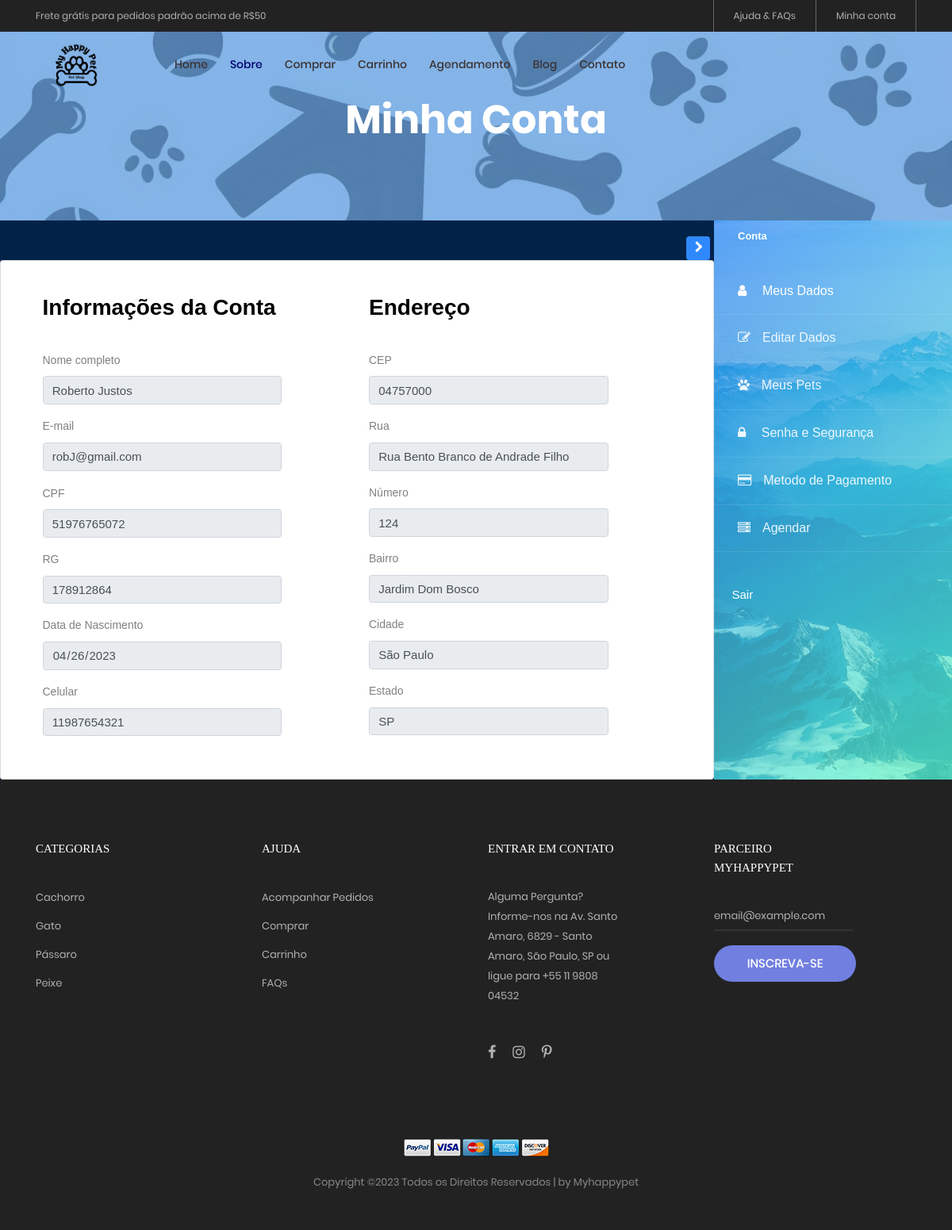
Screenshot of /meus_dados.php (signed in) with the database file from the repository.
### tables this page shows
CREATE TABLE `cliente` (
  `idCliente` int(10) NOT NULL,
  `id_endereco` int(10) DEFAULT NULL,
  `nome` varchar(100) DEFAULT NULL,
  `sobrenome` varchar(100) DEFAULT NULL,
  `cpf` char(11) DEFAULT NULL,
  `rg` char(9) DEFAULT NULL,
  `data_nasc` date DEFAULT NULL
);

CREATE TABLE `cadastro_cliente` (
  `idCadastro` int(10) NOT NULL,
  `id_cliente` int(10) DEFAULT NULL,
  `data_cad` datetime DEFAULT NULL,
  `email` varchar(50) DEFAULT NULL,
  `celular` char(11) DEFAULT NULL,
  `senha` varchar(250) DEFAULT NULL
);

CREATE TABLE `endereco` (
  `idEndereco` int(10) NOT NULL,
  `estado` char(2) DEFAULT NULL,
  `municipio` varchar(30) DEFAULT NULL,
  `bairro` varchar(30) DEFAULT NULL,
  `logradouro` varchar(100) DEFAULT NULL,
  `numero` int(5) DEFAULT NULL,
  `cep` char(8) DEFAULT NULL
);

### meus_dados.php (the view, shortened to what this page needs)
<?php
include_once('php/conexao.php');
?>
<?php
    $id = $_SESSION['idCliente'];
    $dados = "SELECT * FROM cliente INNER JOIN endereco ON id_endereco = idEndereco INNER JOIN cadastro_cliente ON idCliente = id_cliente  WHERE idCliente = '$id'";
    $query = mysqli_query($conn, $dados);
    $resultados = mysqli_fetch_assoc($query);
?>
<!DOCTYPE html>
<html lang="pt-br">
<head>
	<link rel="stylesheet" type="text/css" href="vendor/bootstrap/css/bootstrap.min.css">
	<link rel="stylesheet" type="text/css" href="fonts/font-awesome-4.7.0/css/font-awesome.min.css">
	<link rel="stylesheet" type="text/css" href="fonts/iconic/css/material-design-iconic-font.min.css">
	<link rel="stylesheet" type="text/css" href="fonts/linearicons-v1.0.0/icon-font.min.css">
	<link rel="stylesheet" type="text/css" href="vendor/animate/animate.css">
	<link rel="stylesheet" type="text/css" href="vendor/css-hamburgers/hamburgers.min.css">
	<link rel="stylesheet" type="text/css" href="vendor/animsition/css/animsition.min.css">
	<link rel="stylesheet" type="text/css" href="vendor/select2/select2.min.css">
	<link rel="stylesheet" type="text/css" href="vendor/daterangepicker/daterangepicker.css">
	<link rel="stylesheet" type="text/css" href="vendor/slick/slick.css">
	<link rel="stylesheet" type="text/css" href="vendor/MagnificPopup/magnific-popup.css">
	<link rel="stylesheet" type="text/css" href="vendor/perfect-scrollbar/perfect-scrollbar.css">
	<link rel="stylesheet" type="text/css" href="css/util.css">
	<link rel="stylesheet" type="text/css" href="css/main.css">
	<link rel="stylesheet" href="https://stackpath.bootstrapcdn.com/font-awesome/4.7.0/css/font-awesome.min.css">
		<link rel="stylesheet" href="assets/css/style.css">
<link rel="stylesheet" href="https://cdnjs.cloudflare.com/ajax/libs/animate.css/4.1.1/animate.min.css"/>
<link rel="stylesheet" type="text/css" href="vendor/bootstrap/css/boot.css" />
<link rel="stylesheet" href="./css/style.css" />
</head>
<body class="animsition">
	<header>
		<div class="container-menu-desktop">
			<div class="top-bar">
				<div class="content-topbar flex-sb-m h-full container">
					<div class="left-top-bar">
						Frete grátis para pedidos padrão acima de R$50
					</div>
					<div class="right-top-bar flex-w h-full">
						<a href="ajuda.html" class="flex-c-m trans-04 p-lr-25">
							Ajuda & FAQs
						</a>
						<a href="php/checa_login.php" class="flex-c-m trans-04 p-lr-25">
							Minha conta
						</a>
					</div>
				</div>
			</div>
			<div class="wrap-menu-desktop">
				<nav class="limiter-menu-desktop container">
					<a href="index.html" class="logo">
						<img src="images/icons/logo.png" alt="IMG-LOGO">
					</a>
						<div class="menu-desktop">
						<ul class="main-menu">
							<li>
								<a href="index.html">Home</a>
							</li>
							<li class="active-menu">
								<a href="sobre.html">Sobre</a>
							</li>
							<li>
								<a href="comprar.html">Comprar</a>
							</li>
							<li>
								<a href="carrinho.html">Carrinho</a>
							</li>
							<li>
								<a href="agendamento.php">Agendamento</a>
							</li>
							<li>
								<a href="blog.html">Blog</a>
							</li>
							<li>
								<a href="contato.html">Contato</a>
							</li>
						</ul>
					</div>
				</nav>
			</div>
		</div>
	</header>
	</div><br><br><br>
	<section class="bg-img1 txt-center p-lr-15 p-tb-92" style="background-image: url('images/bg-01.jpg');">
		<h2 class="ltext-105 cl0 txt-center">
			Minha Conta
		</h2>
	</section>
	<div class="wrapper d-flex align-items-stretch">
		<nav id="sidebar" class="order-last" class="img" style="background-image: url(images/bg_1.jpg);">
				<div class="custom-menu">
					<button type="button" id="sidebarCollapse" class="btn btn-primary">
				</button>
			</div>
			<div class="">
				<h1><a href="index.html" class="logo"><span>Conta</span></a></h1>
					<ul class="list-unstyled components mb-5">
						<li class="active">
							<a href="meus_dados.php"><span class="fa fa-user mr-3"></span> Meus Dados</a>
						</li>
						<li>
							<a href="editar_dados.php"><span class="fa fa-edit mr-3"></span>Editar Dados</a>
						</li>
						<li>
						<a href="meus_pet.php"><span class="fa fa-paw mr-3"></span>Meus Pets</a>
						</li>
						<li>
						<a href="senha_seguranca.php"><span class="fa fa-lock mr-3"></span> Senha e Segurança</a>
						</li>
						<li>
						<a href="cartao.php"><span class="fa fa-credit-card mr-3"></span>Metodo de Pagamento</a>
						</li>
						<li>
							<a href="agendamento.php"><span class="fa fa-server mr-3"></span>Agendar</a>
						</li>
					</ul>
					<div class="mb-5 px-4">
								<a href="php/proc_logout.php" class="subscribe-form">
									<h3 class="h6 mb-3">Sair</h3>
								</a>
							</div>
					</div>
		</nav><br><br><br>
		<div class="wrapper"><br><br>
			<section class="h-100">
				<div class="container h-100">
					<div class="row justify-content-md-center h-100">
						<div class="card-wrapper">
							<div class="card fat">
								<div class="card-body">
									<form method="POST" action="proc_checa_login.php" class="my-login-validation">
										<div class="container">
											<div class="row">
												<div class="col-md-6">
													<h1 style="font-weight: 600; font-size: 200%;">Informações da Conta</h1><br>
													<div class="form-group">
														<label for="nomeCompleto">Nome completo</label>
														<input id="nomeCompleto" type="text" class="form-control" name="nomeCompleto" placeholder="Nome completo" value="<?php echo $resultados['nome'] . " " . $resultados['sobrenome'];  ?>" required autofocus readonly>
													</div>
													<div class="form-group">
														<label for="email">E-mail</label>
														<input id="email" type="email" class="form-control" name="email" placeholder="E-mail completo" value="<?php echo $resultados['email']; ?>" required autofocus readonly>
													</div>
													<div class="col-md-6"></div>
													<div class="form-group">
														<label for="cpf">CPF</label>
														<input id="cpf" type="text" value="<?php echo $resultados['cpf']; ?>" class="form-control" name="cpf" placeholder="000.000.000-00" required autofocus readonly>
													</div>
													<div class="form-group">
														<label for="rg">RG</label>
														<input id="rg" type="text" value="<?php echo $resultados['rg']; ?>" class="form-control" name="rg" placeholder="00.000.000-0" required autofocus readonly>
													</div>
													<div class="form-group">
														<label for="date">Data de Nascimento</label>
														<input id="date" type="date"  value="<?php echo $resultados['data_nasc']; ?>" class="form-control" name="date" required autofocus readonly>
													</div>
													<div class="form-group">
														<label for="celular">Celular</label>
														<input id="celular" type="tel" value="<?php echo $resultados['celular']; ?>" class="form-control" name="celular" placeholder="(00) 00000-0000" required autofocus readonly>
													</div>
												</div>
												<div class="col-md-6">
													<h1 style="font-weight: 600; font-size: 200%;">Endereço</h1><br>
													<div class="form-group">
														<label for="cep">CEP</label>
														<input id="cep" type="text"  value="<?php echo $resultados['cep']; ?>" class="form-control" name="cep"  required autofocus readonly>
													</div>
													<div class="form-group">
														<label for="rua">Rua</label>
														<input id="rua" type="text" value="<?php echo $resultados['logradouro']; ?>" class="form-control" name="rua" required autofocus readonly>
													</div>
													<div class="form-group">
														<label for="numero">Número</label>
														<input id="numero" type="text" value="<?php echo $resultados['numero']; ?>" class="form-control" name="numero" required autofocus readonly>
													</div>
													<div class="form-group">
														<label for="bairro">Bairro</label>
														<input id="bairro" type="text" value="<?php echo $resultados['bairro']; ?>" class="form-control" name="bairro" required autofocus readonly>
													</div>
													<div class="form-group">
														<label for="cidade">Cidade</label>
														<input id="cidade" type="text"class="form-control" name="cidade" value="<?php echo $resultados['municipio']; ?>" required autofocus readonly>
													</div>
													<div class="form-group">
														<label for="estado">Estado</label>
														<input id="estado" type="text" class="form-control" name="estado" value="<?php echo $resultados['estado']; ?>" required autofocus readonly>
													</div>
												</div>
												<div class="col-md-12">
												</div>
											</div>
										</div>
									</form>
								</div>
							</div>
						</div>
					</div>
				</div>
			</section>
		</div>
	</div>
	<footer class="bg3 p-t-75 p-b-32">
		<div class="container">
			<div class="row">
				<div class="col-sm-6 col-lg-3 p-b-50">
					<h4 class="stext-301 cl0 p-b-30">
						Categorias
					</h4>
					<ul>
						<li class="p-b-10">
							<a href="#" class="stext-107 cl7 hov-cl1 trans-04">
								Cachorro
							</a>
						</li>
						<li class="p-b-10">
							<a href="#" class="stext-107 cl7 hov-cl1 trans-04">
								Gato
							</a>
						</li>
						<li class="p-b-10">
							<a href="#" class="stext-107 cl7 hov-cl1 trans-04">
								Pássaro
							</a>
						</li>
						<li class="p-b-10">
							<a href="#" class="stext-107 cl7 hov-cl1 trans-04">
								Peixe
							</a>
						</li>
					</ul>
				</div>
				<div class="col-sm-6 col-lg-3 p-b-50">
					<h4 class="stext-301 cl0 p-b-30">
						Ajuda
					</h4>
					<ul>
						<li class="p-b-10">
							<a href="#" class="stext-107 cl7 hov-cl1 trans-04">
								Acompanhar Pedidos
							</a>
						</li>
						<li class="p-b-10">
							<a href="#" class="stext-107 cl7 hov-cl1 trans-04">
								Comprar
							</a>
						</li>
						<li class="p-b-10">
							<a href="#" class="stext-107 cl7 hov-cl1 trans-04">
								Carrinho
							</a>
						</li>
						<li class="p-b-10">
							<a href="#" class="stext-107 cl7 hov-cl1 trans-04">
								FAQs
							</a>
						</li>
					</ul>
				</div>
				<div class="col-sm-6 col-lg-3 p-b-50">
					<h4 class="stext-301 cl0 p-b-30">
						Entrar em contato
					</h4>
					<p class="stext-107 cl7 size-201">
						Alguma Pergunta? Informe-nos na Av. Santo Amaro, 6829 - Santo Amaro, São Paulo, SP ou ligue para +55 11 9808 04532
					</p>
					<div class="p-t-27">
						<a href="#" class="fs-18 cl7 hov-cl1 trans-04 m-r-16">
							<i class="fa fa-facebook"></i>
						</a>
						<a href="#" class="fs-18 cl7 hov-cl1 trans-04 m-r-16">
							<i class="fa fa-instagram"></i>
						</a>
						<a href="#" class="fs-18 cl7 hov-cl1 trans-04 m-r-16">
							<i class="fa fa-pinterest-p"></i>
						</a>
					</div>
				</div>
				<div class="col-sm-6 col-lg-3 p-b-50">
					<h4 class="stext-301 cl0 p-b-30">
						Parceiro Myhappypet
					</h4>
					<form>
						<div class="wrap-input1 w-full p-b-4">
							<input class="input1 bg-none plh1 stext-107 cl7" type="text" name="email" placeholder="email@example.com">
						</div>
						<div class="p-t-18">
							<button class="flex-c-m stext-101 cl0 size-103 bg1 bor1 hov-btn2 p-lr-15 trans-04">
								Inscreva-se
							</button>
						</div>
					</form>
				</div>
			</div>
			<div class="p-t-40">
				<div class="flex-c-m flex-w p-b-18">
					<a href="#" class="m-all-1">
						<img src="images/icons/icon-pay-01.png" alt="ICON-PAY">
					</a>
					<a href="#" class="m-all-1">
						<img src="images/icons/icon-pay-02.png" alt="ICON-PAY">
					</a>
					<a href="#" class="m-all-1">
						<img src="images/icons/icon-pay-03.png" alt="ICON-PAY">
					</a>
					<a href="#" class="m-all-1">
						<img src="images/icons/icon-pay-04.png" alt="ICON-PAY">
					</a>
					<a href="#" class="m-all-1">
						<img src="images/icons/icon-pay-05.png" alt="ICON-PAY">
					</a>
				</div>
				<p class="stext-107 cl6 txt-center">
Copyright &copy;<script>document.write(new Date().getFullYear());</script> Todos os Direitos Reservados | by Myhappypet</a>
				</p>
			</div>
		</div>
	</footer>
</body>
</html>

### css/main.css (style rules this page uses)
.container { max-width: 1380px; }
@media (max-width: 1600px) { .container { max-width: 1200px; } }
.container-menu-desktop { height: auto; width: 100%; position: relative; -webkit-transition: all 0.3s; -o-transition: all 0.3s; -moz-transition: all 0.3s; transition: all 0.3s; }
.top-bar { height: 40px; background-color: #222; }
.left-top-bar { font-family: Poppins-Regular; font-size: 12px; line-height: 1.8; color: #b2b2b2; }
.right-top-bar a { font-family: Poppins-Regular; font-size: 12px; line-height: 1.8; height: 100%; color: #b2b2b2; border-right: 1px solid rgba(255,255,255,0.3); }
.right-top-bar a:first-child { border-left: 1px solid rgba(255,255,255,0.3); }
.wrap-menu-desktop { position: fixed; z-index: 1100; background-color: transparent; width: 100%; height: 84px; top: 40px; left: 0px; -webkit-transition: height 0.3s, background-color 0.3s; -o-transition: height 0.3s, background-color 0.3s; -moz-transition: height 0.3s, background-color 0.3s; transition: height 0.3s, background-color 0.3s; }
.limiter-menu-desktop { height: 100%; display: -webkit-box; display: -webkit-flex; display: -moz-box; display: -ms-flexbox; display: flex; align-items: center; background-color: transparent; }
.logo { display: -webkit-box; display: -webkit-flex; display: -moz-box; display: -ms-flexbox; display: flex; align-items: center; height: 65%; margin-right: 55px; }
.logo img { max-width: 100%; max-height: 100%; }
.menu-desktop { display: -webkit-box; display: -webkit-flex; display: -moz-box; display: -ms-flexbox; display: flex; align-items: center; height: 100%; }
.main-menu { list-style-type: none; margin: 0; display: -webkit-box; display: -webkit-flex; display: -moz-box; display: -ms-flexbox; display: flex; align-items: center; }
.main-menu > li { display: block; position: relative; padding: 20px 10px 20px 0px; margin: 0px 4px 0px 14px; }
.main-menu > li > a { font-family: Poppins-Medium; color: #3b3232; padding: 5px 0px; transition: all 0.4s; -webkit-transition: all 0.4s; -o-transition: all 0.4s; -moz-transition: all 0.4s; }
.main-menu > li.active-menu > a { color: #00026d; }
.cl0 { color: #fff; }
.cl6 { color: #888; }
.cl7 { color: #b2b2b2; }
.stext-101 { font-family: Poppins-Medium; font-size: 15px; line-height: 1.466667; text-transform: uppercase; }
.stext-107 { font-family: Poppins-Regular; font-size: 13px; line-height: 1.923; }
.stext-301 { font-family: Montserrat-Bold; font-size: 15px; line-height: 1.6; text-transform: uppercase; }
.ltext-105 { font-family: Poppins-Bold; font-size: 50px; line-height: 1.1; }
.size-103 { min-width: 179px; height: 46px; }
.size-201 { max-width: 270px; }
.bg-none { background-color: transparent; }
.bg1 { background-color: #717fe0; }
.bg3 { background-color: #222; }
.bg-img1 { background-size: cover; background-position: center center; background-repeat: no-repeat; margin-top: -7%; }
.bor1 { border-radius: 23px; }
.wrap-input1 { position: relative; border-bottom: 2px solid rgba(204,204,204, 0.1); }
.input1 { background-color: transparent; width: 100%; }

### css/style.css (style rules this page uses)
body { background-color: var(--bodyColor); }
.wrapper { display: grid; background-color: #012348; }

### rows the page displays
cliente: nomeCompleto "Roberto Justos", email "robJ@gmail.com", cpf "51976765072", rg "178912864", date "04/26/2023", celular "11987654321", cep "04757000", rua "Rua Bento Branco de Andrade Filho", numero "124", bairro "Jardim Dom Bosco", cidade "São Paulo", estado "SP"
